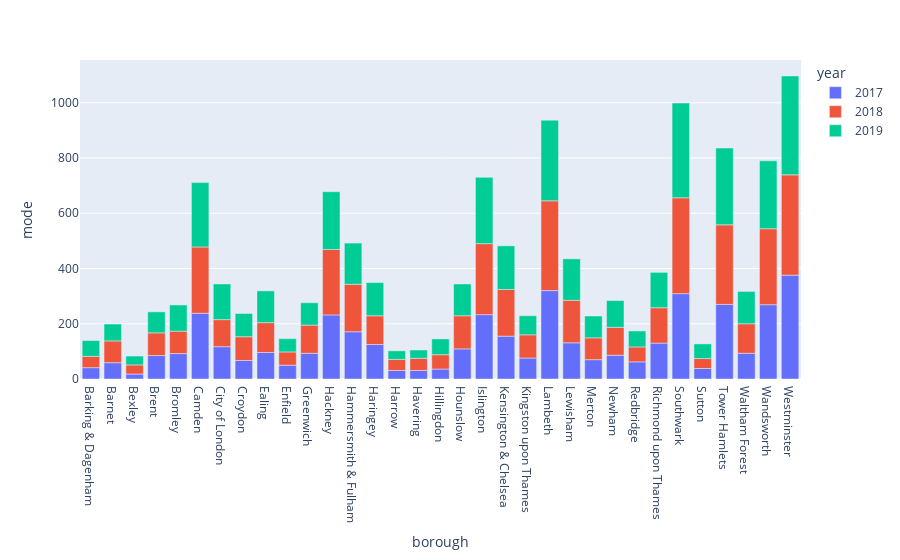

This figure's notebook cell:
### Code cell
df = accidents_count
fig = px.bar(df, x="borough", y="mode", color = 'year')
fig.show()

### Figure 1 — Plotly figure (JSON) as saved in the notebook; plotly's stock layout.template omitted (floating-point values rounded to 4 significant figures)
{"data": [{"alignmentgroup": "True", "hovertemplate": "year=2017<br>borough=%{x}<br>mode=%{y}<extra></extra>", "legendgroup": "2017", "marker": {"color": "#636efa"}, "name": "2017", "offsetgroup": "2017", "orientation": "v", "showlegend": true, "textposition": "auto", "type": "bar", "x": ["Barking & Dagenham", "Barnet", "Bexley", "Brent", "Bromley", "Camden", "City of London", "Croydon", "Ealing", "Enfield", "Greenwich", "Hackney", "Hammersmith & Fulham", "Haringey", "Harrow", "Havering", "Hillingdon", "Hounslow", "Islington", "Kensington & Chelsea", "Kingston upon Thames", "Lambeth", "Lewisham", "Merton", "Newham", "Redbridge", "Richmond upon Thames", "Southwark", "Sutton", "Tower Hamlets", "Waltham Forest", "Wandsworth", "Westminster"], "xaxis": "x", "y": [41, 59, 18, 85, 92, 238, 117, 67, 96, 50, 93, 232, 171, 125, 31, 31, 36, 109, 233, 155, 76, 320, 131, 70, 86, 62, 130, 309, 38, 270, 93, 269, 376], "yaxis": "y"}, {"alignmentgroup": "True", "hovertemplate": "year=2018<br>borough=%{x}<br>mode=%{y}<extra></extra>", "legendgroup": "2018", "marker": {"color": "#EF553B"}, "name": "2018", "offsetgroup": "2018", "orientation": "v", "showlegend": true, "textposition": "auto", "type": "bar", "x": ["Barking & Dagenham", "Barnet", "Bexley", "Brent", "Bromley", "Camden", "City of London", "Croydon", "Ealing", "Enfield", "Greenwich", "Hackney", "Hammersmith & Fulham", "Haringey", "Harrow", "Havering", "Hillingdon", "Hounslow", "Islington", "Kensington & Chelsea", "Kingston upon Thames", "Lambeth", "Lewisham", "Merton", "Newham", "Redbridge", "Richmond upon Thames", "Southwark", "Sutton", "Tower Hamlets", "Waltham Forest", "Wandsworth", "Westminster"], "xaxis": "x", "y": [41, 79, 33, 82, 81, 240, 98, 86, 108, 48, 102, 237, 172, 104, 40, 44, 52, 120, 257, 169, 84, 325, 154, 79, 101, 54, 128, 347, 36, 288, 107, 275, 363], "yaxis": "y"}, {"alignmentgroup": "True", "hovertemplate": "year=2019<br>borough=%{x}<br>mode=%{y}<extra></extra>", "legendgroup": "2019", "marker": {"color": "#00cc96"}, "name": "2019", "offsetgroup": "2019", "orientation": "v", "showlegend": true, "textposition": "auto", "type": "bar", "x": ["Barking & Dagenham", "Barnet", "Bexley", "Brent", "Bromley", "Camden", "City of London", "Croydon", "Ealing", "Enfield", "Greenwich", "Hackney", "Hammersmith & Fulham", "Haringey", "Harrow", "Havering", "Hillingdon", "Hounslow", "Islington", "Kensington & Chelsea", "Kingston upon Thames", "Lambeth", "Lewisham", "Merton", "Newham", "Redbridge", "Richmond upon Thames", "Southwark", "Sutton", "Tower Hamlets", "Waltham Forest", "Wandsworth", "Westminster"], "xaxis": "x", "y": [57, 61, 32, 76, 95, 233, 129, 84, 115, 48, 81, 209, 149, 120, 31, 30, 57, 115, 240, 158, 69, 292, 150, 79, 97, 58, 128, 343, 53, 278, 117, 246, 358], "yaxis": "y"}], "layout": {"barmode": "relative", "legend": {"title": {"text": "year"}, "tracegroupgap": 0}, "margin": {"t": 60}, "xaxis": {"anchor": "y", "domain": [0, 1], "title": {"text": "borough"}}, "yaxis": {"anchor": "x", "domain": [0, 1], "title": {"text": "mode"}}}}
